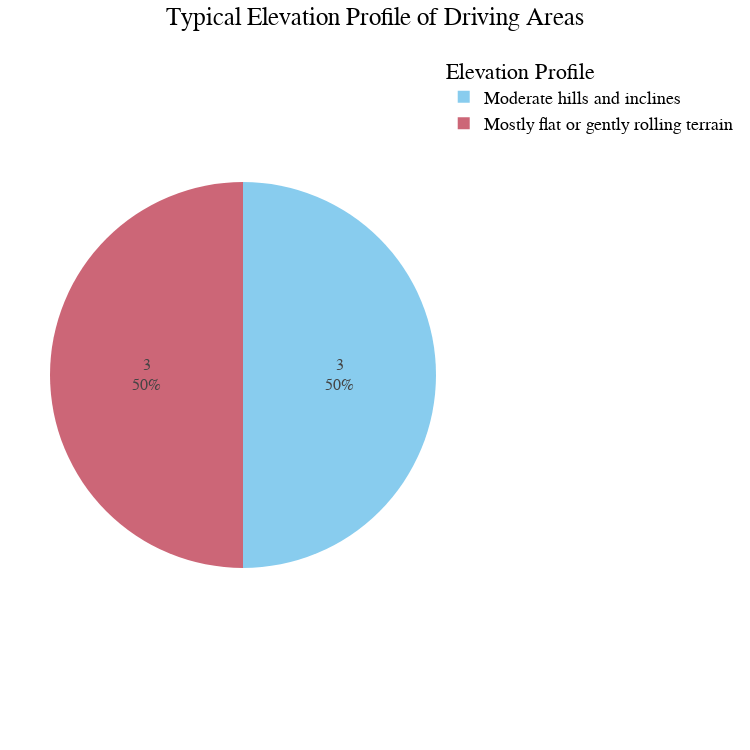

Notebook code cell kept with this figure:
### Code cell
# Replace the column name with the exact text from the dataset
column_name = '10. Please indicate the typical elevation profile of the areas where you drive most frequently. Choose the option that best describes the terrain:'

# Replace '0' values with 'No response'
elevation_data = df[column_name].replace(0, 'No response').dropna().value_counts()

# Convert to a pandas DataFrame for easy manipulation
df_elevation = pd.DataFrame({'Elevation Profile': elevation_data.index, 'Count': elevation_data.values})

# Create a pie chart based on the elevation profile distribution
fig = px.pie(
    df_elevation,
    names='Elevation Profile',
    values='Count',
    title='Typical Elevation Profile of Driving Areas',
    color_discrete_sequence=px.colors.qualitative.Safe,
    width=750,
    height=750
)

# Apply the preferred layout settings
fig.update_layout(
    title_text='Typical Elevation Profile of Driving Areas',
    title_x=0.5,
    font=dict(
        family="Arial, sans-serif",
        size=18,
        color="black"
    ),
    legend_title_text='Elevation Profile',
    margin=dict(t=50, b=50, l=50, r=50)
)

fig.update_traces(
    hoverinfo='label+percent',
    textinfo='value+percent',
    textfont_size=16
)

### Figure 1 — Plotly figure (JSON) as saved in the notebook; plotly's stock layout.template omitted (floating-point values rounded to 4 significant figures)
{"data": [{"domain": {"x": [0, 1], "y": [0, 1]}, "hoverinfo": "label+percent", "hovertemplate": "Elevation Profile=%{label}<br>Count=%{value}<extra></extra>", "labels": ["Moderate hills and inclines", "Mostly flat or gently rolling terrain"], "legendgroup": "", "name": "", "showlegend": true, "textfont": {"size": 16}, "textinfo": "value+percent", "type": "pie", "values": [3, 3]}], "layout": {"font": {"color": "black", "family": "Arial, sans-serif", "size": 18}, "height": 750, "legend": {"title": {"text": "Elevation Profile"}, "tracegroupgap": 0}, "margin": {"b": 50, "l": 50, "r": 50, "t": 50}, "piecolorway": ["rgb(136, 204, 238)", "rgb(204, 102, 119)", "rgb(221, 204, 119)", "rgb(17, 119, 51)", "rgb(51, 34, 136)", "rgb(170, 68, 153)", "rgb(68, 170, 153)", "rgb(153, 153, 51)", "rgb(136, 34, 85)", "rgb(102, 17, 0)", "rgb(136, 136, 136)"], "title": {"text": "Typical Elevation Profile of Driving Areas", "x": 0.5}, "width": 750}}
